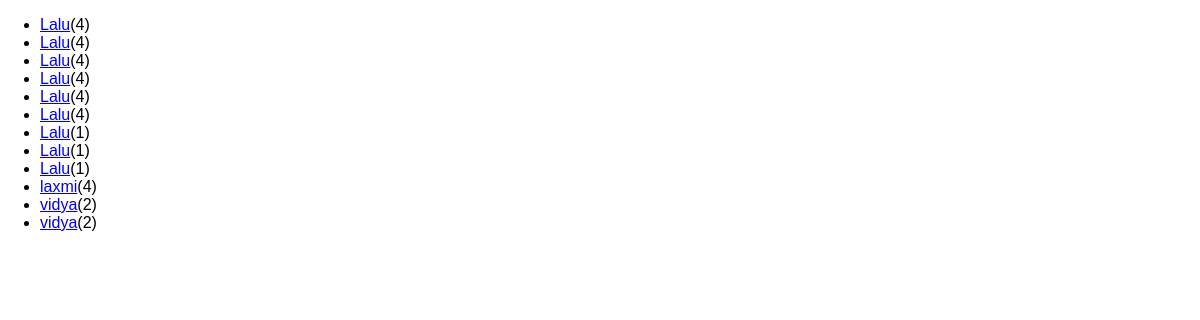
The app's page /reviews, older data.
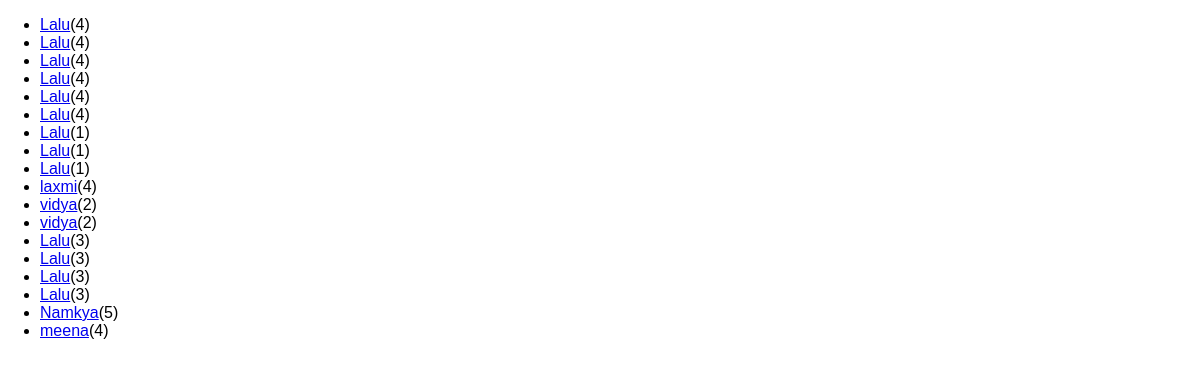
The same page, newer data.
### reviews/models.py (models this page shows)
class Review(models.Model):
    user_name = models.CharField(max_length=50)
    review_text = models.TextField(max_length=200)
    rating = models.IntegerField()

### reviews/views.py (the view)
# urls.py: path("reviews", views.ReviewsListView.as_view(), name="fav"),
class ReviewsListView(ListView):
    template_name = "reviews/reviews_list.html"
    model = Review  #just pointer not instantiate  it
    context_object_name = "reviews"

### reviews/templates/reviews/reviews_list.html (shortened to what this page needs)
{% extends "base.html" %}
{% block content %}
    <ul>
    {% for review in reviews %}
        <li> <a href="{% url "single-view" review.id %}">{{review.user_name}}</a>({{review.rating}}) </li>
    {% endfor %}
    </ul>
{% endblock %}

### templates/base.html (shortened to what this page needs)
{% load static %}
<!DOCTYPE html>
<html lang="en">
<head>
    <link rel="stylesheet" href="{% static "style.css" %}">
</head>
<body>
{% block content %}{% endblock %}
</body>
</html>

### static/style.css (style rules this page uses)
body { font-family: sans-serif; margin: 0; }

Row changes from the older to the newer data that the page shows:
added Review: user_name "Lalu", rating "3"
added Review: user_name "Lalu", rating "3"
added Review: user_name "Lalu", rating "3"
added Review: user_name "Lalu", rating "3"
added Review: user_name "Namkya", rating "5"
added Review: user_name "meena", rating "4"
